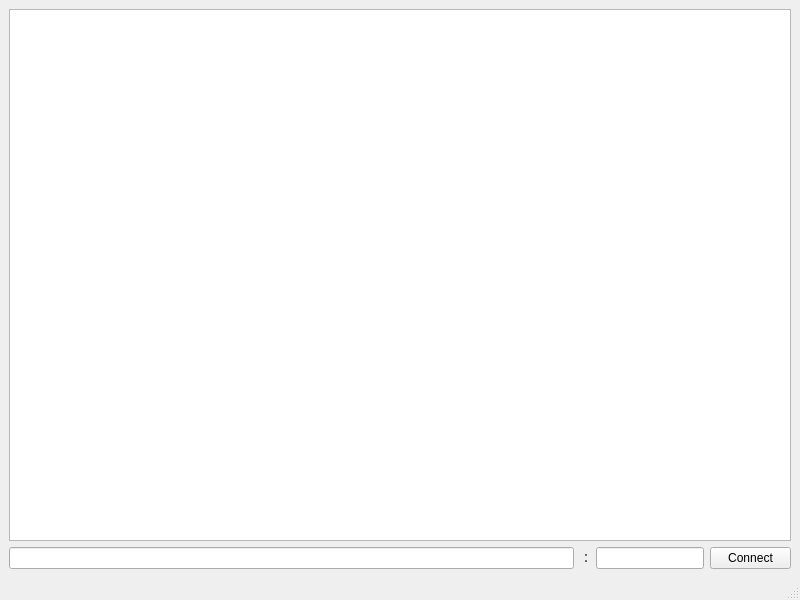
<?xml version="1.0" encoding="UTF-8"?>
<ui version="4.0">
 <class>MainWindow</class>
 <widget class="QMainWindow" name="MainWindow">
  <property name="geometry">
   <rect>
    <x>0</x>
    <y>0</y>
    <width>800</width>
    <height>600</height>
   </rect>
  </property>
  <property name="windowTitle">
   <string>MainWindow</string>
  </property>
  <widget class="QWidget" name="centralwidget">
   <layout class="QGridLayout" name="gridLayout">
    <item row="0" column="0">
     <layout class="QVBoxLayout" name="verticalLayout">
      <item>
       <widget class="QTextEdit" name="textEdit"/>
      </item>
      <item>
       <layout class="QHBoxLayout" name="horizontalLayout" stretch="7,1,0,1">
        <item>
         <widget class="QLineEdit" name="lineEdit_address">
          <property name="toolTip">
           <string>地址</string>
          </property>
          <property name="text">
           <string/>
          </property>
         </widget>
        </item>
        <item>
         <widget class="QLabel" name="label">
          <property name="maximumSize">
           <size>
            <width>10</width>
            <height>16777215</height>
           </size>
          </property>
          <property name="text">
           <string>：</string>
          </property>
         </widget>
        </item>
        <item>
         <widget class="QLineEdit" name="lineEdit_port"/>
        </item>
        <item>
         <widget class="QPushButton" name="pushButton">
          <property name="text">
           <string>Connect</string>
          </property>
         </widget>
        </item>
       </layout>
      </item>
     </layout>
    </item>
   </layout>
  </widget>
  <widget class="QMenuBar" name="menubar">
   <property name="geometry">
    <rect>
     <x>0</x>
     <y>0</y>
     <width>800</width>
     <height>22</height>
    </rect>
   </property>
  </widget>
  <widget class="QStatusBar" name="statusbar"/>
 </widget>
 <resources/>
 <connections/>
</ui>
